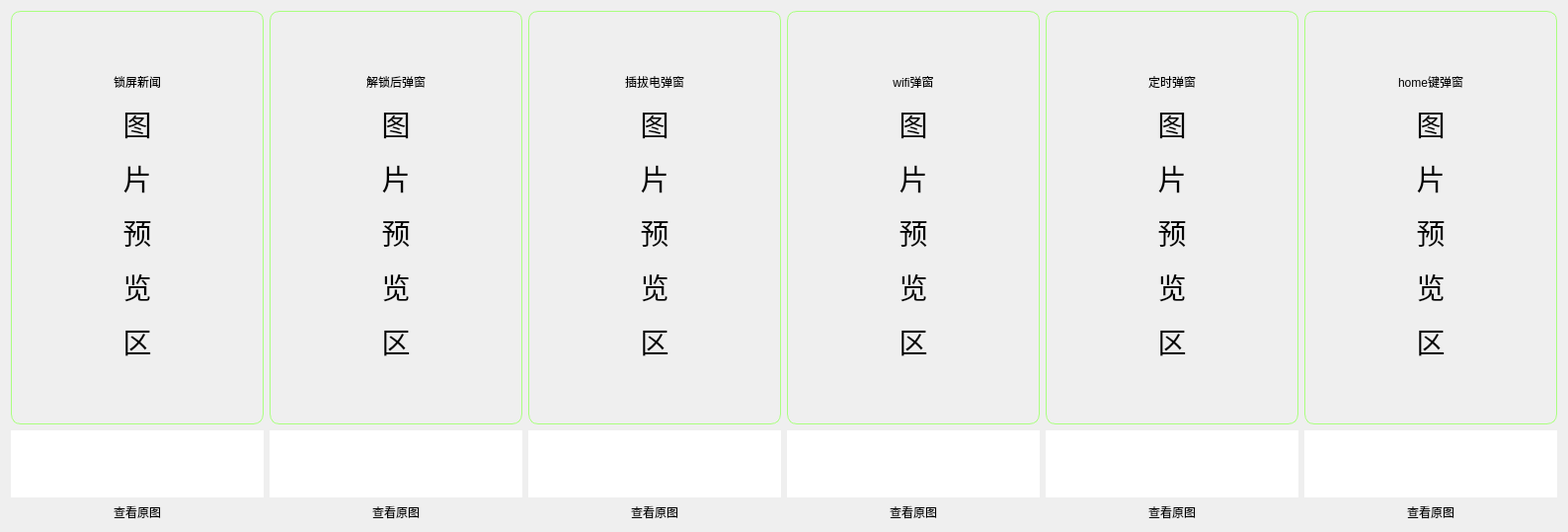
             <widget class="QWidget" name="tab_17">
              <attribute name="title">
               <string>弹窗截图页</string>
              </attribute>
              <layout class="QHBoxLayout" name="horizontalLayout_22">
               <item>
                <layout class="QVBoxLayout" name="verticalLayout_47" stretch="8,1,1">
                 <item>
                  <widget class="QLabel" name="AshingLockImg">
                   <property name="styleSheet">
                    <string notr="true">font: 14pt &quot;幼圆&quot;;
border-color: rgb(170, 255, 127);
border-width: 1px;
border-style: solid;
border-radius:10px;</string>
                   </property>
                   <property name="text">
                    <string>&lt;html&gt;&lt;head/&gt;&lt;body&gt;&lt;p&gt;锁屏新闻&lt;/p&gt;&lt;p&gt;&lt;span style=&quot; font-size:22pt;&quot;&gt;图&lt;/span&gt;&lt;/p&gt;&lt;p&gt;&lt;span style=&quot; font-size:22pt;&quot;&gt;片&lt;/span&gt;&lt;/p&gt;&lt;p&gt;&lt;span style=&quot; font-size:22pt;&quot;&gt;预&lt;/span&gt;&lt;/p&gt;&lt;p&gt;&lt;span style=&quot; font-size:22pt;&quot;&gt;览&lt;/span&gt;&lt;/p&gt;&lt;p&gt;&lt;span style=&quot; font-size:22pt;&quot;&gt;区&lt;/span&gt;&lt;/p&gt;&lt;/body&gt;&lt;/html&gt;</string>
                   </property>
                   <property name="alignment">
                    <set>Qt::AlignCenter</set>
                   </property>
                  </widget>
                 </item>
                 <item>
                  <widget class="QTextBrowser" name="AshingLockPath">
                   <property name="styleSheet">
                    <string notr="true">border-radius: 20px;
font: 10pt &quot;微软雅黑&quot;;
color: rgb(170, 255, 127);</string>
                   </property>
                  </widget>
                 </item>
                 <item>
                  <widget class="QPushButton" name="AshingLockLook">
                   <property name="styleSheet">
                    <string notr="true">QPushButton
{border-radius:10px;
font: 14pt &quot;幼圆&quot;;}</string>
                   </property>
                   <property name="text">
                    <string>查看原图</string>
                   </property>
                  </widget>
                 </item>
                </layout>
               </item>
               <item>
                <layout class="QVBoxLayout" name="verticalLayout_48" stretch="8,1,1">
                 <item>
                  <widget class="QLabel" name="AshingUnlockImg">
                   <property name="styleSheet">
                    <string notr="true">font: 14pt &quot;幼圆&quot;;
border-color: rgb(170, 255, 127);
border-width: 1px;
border-style: solid;
border-radius:10px;</string>
                   </property>
                   <property name="text">
                    <string>&lt;html&gt;&lt;head/&gt;&lt;body&gt;&lt;p&gt;解锁后弹窗&lt;/p&gt;&lt;p&gt;&lt;span style=&quot; font-size:22pt;&quot;&gt;图&lt;/span&gt;&lt;/p&gt;&lt;p&gt;&lt;span style=&quot; font-size:22pt;&quot;&gt;片&lt;/span&gt;&lt;/p&gt;&lt;p&gt;&lt;span style=&quot; font-size:22pt;&quot;&gt;预&lt;/span&gt;&lt;/p&gt;&lt;p&gt;&lt;span style=&quot; font-size:22pt;&quot;&gt;览&lt;/span&gt;&lt;/p&gt;&lt;p&gt;&lt;span style=&quot; font-size:22pt;&quot;&gt;区&lt;/span&gt;&lt;/p&gt;&lt;/body&gt;&lt;/html&gt;</string>
                   </property>
                   <property name="alignment">
                    <set>Qt::AlignCenter</set>
                   </property>
                  </widget>
                 </item>
                 <item>
                  <widget class="QTextBrowser" name="AshingUnlockPath">
                   <property name="styleSheet">
                    <string notr="true">border-radius: 20px;
font: 10pt &quot;微软雅黑&quot;;
color: rgb(170, 255, 127);</string>
                   </property>
                  </widget>
                 </item>
                 <item>
                  <widget class="QPushButton" name="AshingUnlockLook">
                   <property name="styleSheet">
                    <string notr="true">QPushButton
{border-radius:10px;
font: 14pt &quot;幼圆&quot;;}</string>
                   </property>
                   <property name="text">
                    <string>查看原图</string>
                   </property>
                  </widget>
                 </item>
                </layout>
               </item>
               <item>
                <layout class="QVBoxLayout" name="verticalLayout_49" stretch="8,1,1">
                 <item>
                  <widget class="QLabel" name="AshingChargeImg">
                   <property name="styleSheet">
                    <string notr="true">font: 14pt &quot;幼圆&quot;;
border-color: rgb(170, 255, 127);
border-width: 1px;
border-style: solid;
border-radius:10px;</string>
                   </property>
                   <property name="text">
                    <string>&lt;html&gt;&lt;head/&gt;&lt;body&gt;&lt;p&gt;插拔电弹窗&lt;/p&gt;&lt;p&gt;&lt;span style=&quot; font-size:22pt;&quot;&gt;图&lt;/span&gt;&lt;/p&gt;&lt;p&gt;&lt;span style=&quot; font-size:22pt;&quot;&gt;片&lt;/span&gt;&lt;/p&gt;&lt;p&gt;&lt;span style=&quot; font-size:22pt;&quot;&gt;预&lt;/span&gt;&lt;/p&gt;&lt;p&gt;&lt;span style=&quot; font-size:22pt;&quot;&gt;览&lt;/span&gt;&lt;/p&gt;&lt;p&gt;&lt;span style=&quot; font-size:22pt;&quot;&gt;区&lt;/span&gt;&lt;/p&gt;&lt;/body&gt;&lt;/html&gt;</string>
                   </property>
                   <property name="alignment">
                    <set>Qt::AlignCenter</set>
                   </property>
                  </widget>
                 </item>
                 <item>
                  <widget class="QTextBrowser" name="AshingChargePath">
                   <property name="styleSheet">
                    <string notr="true">border-radius: 20px;
font: 10pt &quot;微软雅黑&quot;;
color: rgb(170, 255, 127);</string>
                   </property>
                  </widget>
                 </item>
                 <item>
                  <widget class="QPushButton" name="AshingChargeLook">
                   <property name="styleSheet">
                    <string notr="true">QPushButton
{border-radius:10px;
font: 14pt &quot;幼圆&quot;;}</string>
                   </property>
                   <property name="text">
                    <string>查看原图</string>
                   </property>
                  </widget>
                 </item>
                </layout>
               </item>
               <item>
                <layout class="QVBoxLayout" name="verticalLayout_50" stretch="8,1,1">
                 <item>
                  <widget class="QLabel" name="AshingWifiImg">
                   <property name="styleSheet">
                    <string notr="true">font: 14pt &quot;幼圆&quot;;
border-color: rgb(170, 255, 127);
border-width: 1px;
border-style: solid;
border-radius:10px;</string>
                   </property>
                   <property name="text">
                    <string>&lt;html&gt;&lt;head/&gt;&lt;body&gt;&lt;p&gt;wifi弹窗&lt;/p&gt;&lt;p&gt;&lt;span style=&quot; font-size:22pt;&quot;&gt;图&lt;/span&gt;&lt;/p&gt;&lt;p&gt;&lt;span style=&quot; font-size:22pt;&quot;&gt;片&lt;/span&gt;&lt;/p&gt;&lt;p&gt;&lt;span style=&quot; font-size:22pt;&quot;&gt;预&lt;/span&gt;&lt;/p&gt;&lt;p&gt;&lt;span style=&quot; font-size:22pt;&quot;&gt;览&lt;/span&gt;&lt;/p&gt;&lt;p&gt;&lt;span style=&quot; font-size:22pt;&quot;&gt;区&lt;/span&gt;&lt;/p&gt;&lt;/body&gt;&lt;/html&gt;</string>
                   </property>
                   <property name="alignment">
                    <set>Qt::AlignCenter</set>
                   </property>
                  </widget>
                 </item>
                 <item>
                  <widget class="QTextBrowser" name="AshingWifiPath">
                   <property name="styleSheet">
                    <string notr="true">border-radius: 20px;
font: 10pt &quot;微软雅黑&quot;;
color: rgb(170, 255, 127);</string>
                   </property>
                  </widget>
                 </item>
                 <item>
                  <widget class="QPushButton" name="AshingWifiLook">
                   <property name="styleSheet">
                    <string notr="true">QPushButton
{border-radius:10px;
font: 14pt &quot;幼圆&quot;;}</string>
                   </property>
                   <property name="text">
                    <string>查看原图</string>
                   </property>
                  </widget>
                 </item>
                </layout>
               </item>
               <item>
                <layout class="QVBoxLayout" name="verticalLayout_51" stretch="8,1,1">
                 <item>
                  <widget class="QLabel" name="AshingTimerImg">
                   <property name="styleSheet">
                    <string notr="true">font: 14pt &quot;幼圆&quot;;
border-color: rgb(170, 255, 127);
border-width: 1px;
border-style: solid;
border-radius:10px;</string>
                   </property>
                   <property name="text">
                    <string>&lt;html&gt;&lt;head/&gt;&lt;body&gt;&lt;p&gt;定时弹窗&lt;/p&gt;&lt;p&gt;&lt;span style=&quot; font-size:22pt;&quot;&gt;图&lt;/span&gt;&lt;/p&gt;&lt;p&gt;&lt;span style=&quot; font-size:22pt;&quot;&gt;片&lt;/span&gt;&lt;/p&gt;&lt;p&gt;&lt;span style=&quot; font-size:22pt;&quot;&gt;预&lt;/span&gt;&lt;/p&gt;&lt;p&gt;&lt;span style=&quot; font-size:22pt;&quot;&gt;览&lt;/span&gt;&lt;/p&gt;&lt;p&gt;&lt;span style=&quot; font-size:22pt;&quot;&gt;区&lt;/span&gt;&lt;/p&gt;&lt;/body&gt;&lt;/html&gt;</string>
                   </property>
                   <property name="alignment">
                    <set>Qt::AlignCenter</set>
                   </property>
                  </widget>
                 </item>
                 <item>
                  <widget class="QTextBrowser" name="AshingTimerPath">
                   <property name="styleSheet">
                    <string notr="true">border-radius: 20px;
font: 10pt &quot;微软雅黑&quot;;
color: rgb(170, 255, 127);</string>
                   </property>
                  </widget>
                 </item>
                 <item>
                  <widget class="QPushButton" name="AshingTimerLook">
                   <property name="styleSheet">
                    <string notr="true">QPushButton
{border-radius:10px;
font: 14pt &quot;幼圆&quot;;}</string>
                   </property>
                   <property name="text">
                    <string>查看原图</string>
                   </property>
                  </widget>
                 </item>
                </layout>
               </item>
               <item>
                <layout class="QVBoxLayout" name="verticalLayout_52" stretch="8,1,1">
                 <item>
                  <widget class="QLabel" name="AshingHomeImg">
                   <property name="styleSheet">
                    <string notr="true">font: 14pt &quot;幼圆&quot;;
border-color: rgb(170, 255, 127);
border-width: 1px;
border-style: solid;
border-radius:10px;</string>
                   </property>
                   <property name="text">
                    <string>&lt;html&gt;&lt;head/&gt;&lt;body&gt;&lt;p&gt;home键弹窗&lt;/p&gt;&lt;p&gt;&lt;span style=&quot; font-size:22pt;&quot;&gt;图&lt;/span&gt;&lt;/p&gt;&lt;p&gt;&lt;span style=&quot; font-size:22pt;&quot;&gt;片&lt;/span&gt;&lt;/p&gt;&lt;p&gt;&lt;span style=&quot; font-size:22pt;&quot;&gt;预&lt;/span&gt;&lt;/p&gt;&lt;p&gt;&lt;span style=&quot; font-size:22pt;&quot;&gt;览&lt;/span&gt;&lt;/p&gt;&lt;p&gt;&lt;span style=&quot; font-size:22pt;&quot;&gt;区&lt;/span&gt;&lt;/p&gt;&lt;/body&gt;&lt;/html&gt;</string>
                   </property>
                   <property name="alignment">
                    <set>Qt::AlignCenter</set>
                   </property>
                  </widget>
                 </item>
                 <item>
                  <widget class="QTextBrowser" name="AshingHomePath">
                   <property name="styleSheet">
                    <string notr="true">border-radius: 20px;
font: 10pt &quot;微软雅黑&quot;;
color: rgb(170, 255, 127);</string>
                   </property>
                  </widget>
                 </item>
                 <item>
                  <widget class="QPushButton" name="AshingHomeLook">
                   <property name="styleSheet">
                    <string notr="true">QPushButton
{border-radius:10px;
font: 14pt &quot;幼圆&quot;;}</string>
                   </property>
                   <property name="text">
                    <string>查看原图</string>
                   </property>
                  </widget>
                 </item>
                </layout>
               </item>
              </layout>
             </widget>
